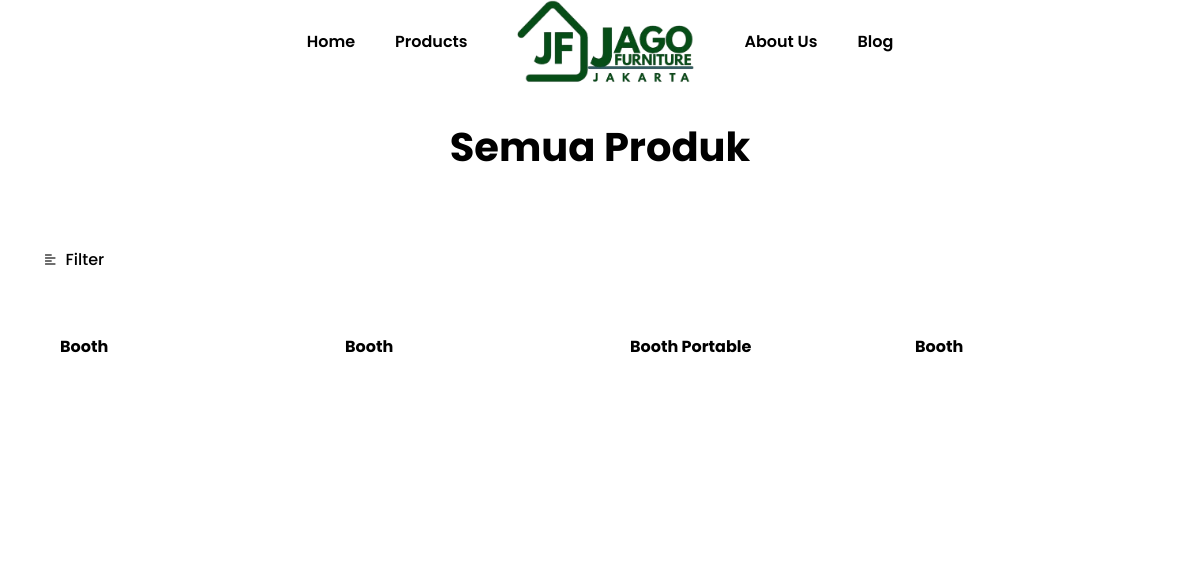
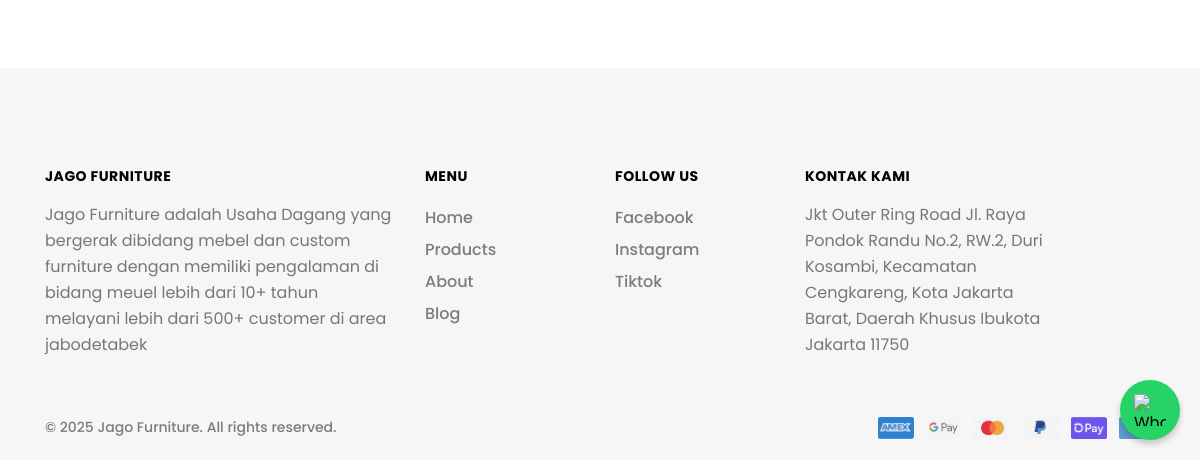
/product, run on an earlier commit of the app's database (2 pictures, top to bottom).
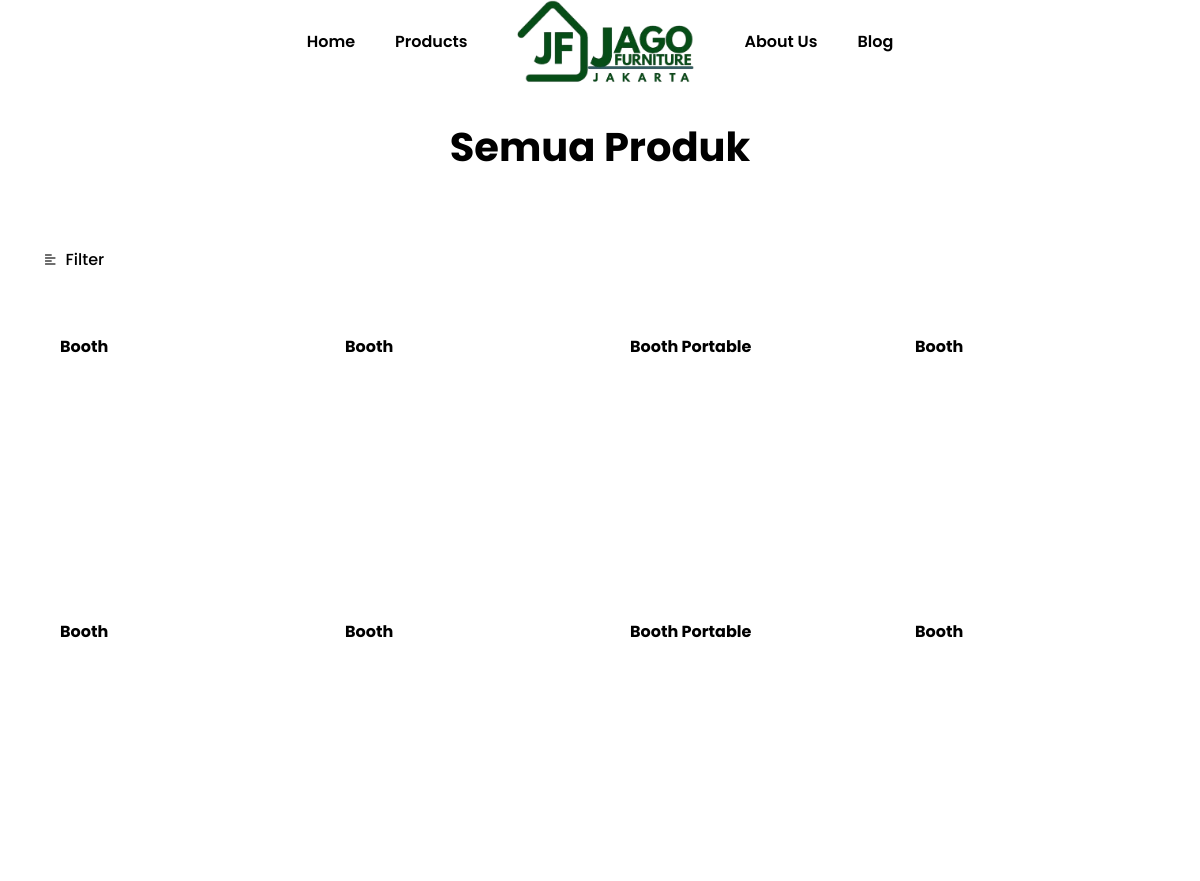
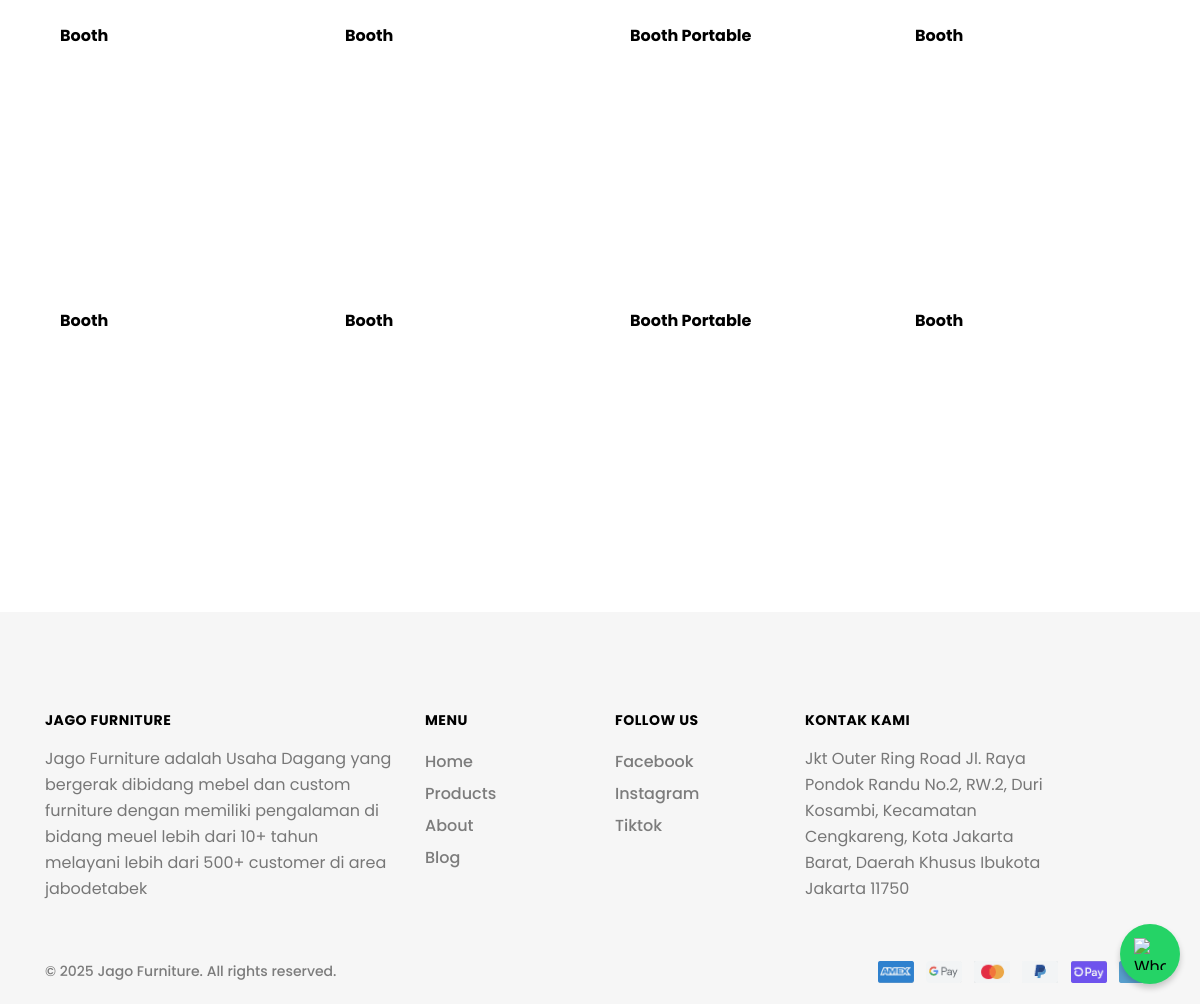
And on a later commit of the database (2 pictures, top to bottom).
### tables this page shows
CREATE TABLE `tb_product` (
  `product_id` int(11) NOT NULL,
  `product_category_id` int(11) NOT NULL,
  `product_category_name` text NOT NULL,
  `product_images` text NOT NULL,
  `product_favorite` varchar(100) NOT NULL DEFAULT 'no'
);

### application/modules/home/controllers/Home.php (called while the page is built, shortened)
<?php
class Home extends MX_Controller
{
	public function __construct()
	{
		$this->load->model('General_model');
	}
	public function product()
	{
		$slug 									= $link = $this->uri->segment(1);
		$get_header 						= $this->General_model->get_ones("tb_header", "slug = '$slug'");
		$data['slug'] 					= $slug;
		$data['tittle'] 				= $get_header->header_tittle;
		$data['description'] 		= $get_header->header_description;
		$data['keywords'] 			= $get_header->header_keywords;
		$data['product'] 				= $this->General_model->get("tb_product");
    $this->load->view('template/header', $data);
    $this->load->view('page/product', $data);
    $this->load->view('template/footer', $data);
	}
}

### index.php (called while the page is built, shortened)
<?php
require_once BASEPATH.'core/CodeIgniter.php';

### application/third_party/MX/Controller.php (called while the page is built, shortened)
<?php (defined('BASEPATH')) OR exit('No direct script access allowed');
class MX_Controller
{
	public function __get($class)
	{
		return CI::$APP->$class;
	}
}

### application/models/General_model.php (called while the page is built, shortened)
<?php
class General_model extends CI_Model
{
    public function get($table)
    {
        $this->db->select('*');
        $this->db->from($table);
        return $this->db->get()->result_array();
    }
    public function get_ones($table, $where)
    {
        $this->db->select('*');
        $this->db->from($table);
        $this->db->where($where);
        return $this->db->get()->row();
    }
}

### application/modules/home/views/page/product.php (the view)
<main id="content">
	<br><br>
	<section class="py-10">
	  <div class="container">
	    <h1 class="fs-40 mb-1 text-capitalize text-center">Semua Produk</h1>
	  </div>
	</section>
	<section>
	  <div class="container container-xxl">
	    <div class="d-flex mb-7">
	      <div class="d-flex align-items-center text-primary font-weight-500" data-canvas="true"
	           data-canvas-options='{"container":".filter-canvas"}'>
	        <button type="button" class="border-0 pl-0 pr-2 fs-12 bg-transparent">
	          <i class="far fa-align-left"></i>
	        </button>
	        Filter
	      </div>
	    </div>
	    <div class="row mb-7 overflow-hidden">
	    	<?php foreach ($product as $row_product): ?>
	      <div class="col-sm-6 col-lg-3 mb-6" data-animate="fadeInUp">
	        <div class="card border-0 hover-change-content product">
	          <div style="background-image: url('assets/images/product/<?php echo $row_product['product_images']; ?>')" class="card-img ratio bg-img-cover-center ratio-1-1"></div>
	        </div>
	        <div class="card-img-overlay d-flex py-4 py-sm-5 pl-6 pr-4">
            <div class="d-flex flex-column">
              <a href="#" class="font-weight-bold mb-1 d-block lh-12"><?php echo $row_product['product_category_name']?></a>
            </div>
          </div>
	      </div>
	      <?php endforeach; ?>
	    </div>
	  </div>
	</section>
</main>

### application/third_party/MX/Loader.php (shortened to what this page needs)
<?php (defined('BASEPATH')) OR exit('No direct script access allowed');
class MX_Loader extends CI_Loader
{
	protected $_module;
	public $_ci_cached_vars = array();
	public function initialize($controller = NULL)
	{
		$this->_module = CI::$APP->router->fetch_module();
	}
	public function view($view, $vars = array(), $return = FALSE)
	{
		list($path, $_view) = Modules::find($view, $this->_module, 'views/');
		if ($path != FALSE)
		{
			$this->_ci_view_paths = array($path => TRUE) + $this->_ci_view_paths;
			$view = $_view;
		}
		return $this->_ci_load(array('_ci_view' => $view, '_ci_vars' => $this->_ci_object_to_array($vars), '_ci_return' => $return));
	}
	public function _ci_load($_ci_data)
	{
		extract($_ci_data);
		if (isset($_ci_view))
		{
			$_ci_path = '';
			$_ci_file = (pathinfo($_ci_view, PATHINFO_EXTENSION)) ? $_ci_view : $_ci_view.EXT;
			foreach ($this->_ci_view_paths as $path => $cascade)
			{
				if (file_exists($view = $path.$_ci_file))
				{
					$_ci_path = $view;
					break;
				}
			}
		}
		elseif (isset($_ci_path))
		{
			$_ci_file = basename($_ci_path);
			if( ! file_exists($_ci_path)) $_ci_path = '';
		}
		if (isset($_ci_vars))
			$this->_ci_cached_vars = array_merge($this->_ci_cached_vars, (array) $_ci_vars);
		extract($this->_ci_cached_vars);
		if ((bool) @ini_get('short_open_tag') === FALSE && CI::$APP->config->item('rewrite_short_tags') == TRUE)
		{
			echo eval('?>'.preg_replace("/;*\s*\?>/", "; ?>", str_replace('<?=', '<?php echo ', file_get_contents($_ci_path))));
		}
		else
		{
			include($_ci_path);
		}
	}
	protected function _ci_object_to_array($object) {
	    return is_object($object) ? get_object_vars($object) : $object;
	}
}

### application/modules/home/views/template/header.php (shortened to what this page needs)
<!doctype html>
<html lang="en">
<head>
  <link rel="stylesheet" href="assets/vendors/fontawesome-pro-5/css/all.css">
  <link rel="stylesheet" href="assets/vendors/bootstrap-select/css/bootstrap-select.min.css">
  <link rel="stylesheet" href="assets/vendors/slick/slick.min.css">
  <link rel="stylesheet" href="assets/vendors/magnific-popup/magnific-popup.min.css">
  <link rel="stylesheet" href="assets/vendors/jquery-ui/jquery-ui.min.css">
  <link rel="stylesheet" href="assets/vendors/animate.css">
  <link rel="stylesheet" href="assets/vendors/mapbox-gl/mapbox-gl.min.css">
  <link rel="stylesheet" href="assets/css/themes.css">
</head>
<body>
  <header class="main-header navbar-light header-sticky header-sticky-smart position-absolute fixed-top">
    <div class="sticky-area">
      <div class="container container-xxl">
        <nav class="navbar navbar-expand-xl px-0 py-2 py-xl-0 d-block">
          <div class="d-none d-xl-block">
            <div class="row align-items-center">
              <div class="col-xl-8 mx-auto position-static">
                <div class="d-flex mt-3 mt-xl-0 align-items-center w-100 justify-content-center">
                  <ul class="navbar-nav hover-menu main-menu px-0 mx-xl-n4">
                    <li aria-expanded="false" class="py-2 py-xl-5 px-0 px-xl-4">
                      <a class="nav-link p-0" href="<?php echo base_url(); ?>">
                        Home
                      </a>
                    </li>
                    <li aria-expanded="false" class="py-2 py-xl-5 px-0 px-xl-4">
                      <a class="nav-link p-0" href="<?php echo base_url('product'); ?>">
                        Products
                      </a>
                    </li>
                  </ul>
                  <a class="navbar-brand mx-8 mr-0 d-inline-block py-0" href="<?php echo base_url(); ?>">
                    <img src="assets/images/logo.png" alt="Furnitor">
                  </a>
                  <ul class="navbar-nav hover-menu main-menu px-0 mx-xl-n4">
                    <li aria-expanded="false" class="py-2 py-xl-5 px-0 px-xl-4">
                      <a class="nav-link p-0" href="<?php echo base_url('aboutus'); ?>">
                        About Us
                      </a>
                    </li>
                    <li aria-expanded="false" class="py-2 py-xl-5 px-0 px-xl-4">
                      <a class="nav-link p-0" href="<?php echo base_url('blog'); ?>">
                        Blog
                      </a>
                    </li>
                  </ul>
                </div>
              </div>
            </div>
          </div>
        </nav>
      </div>
    </div>
  </header>

### application/modules/home/views/template/footer.php (shortened to what this page needs)
<footer class="pt-13 pb-4 footer bg-color-2">
    <div class="container container-xxl">
      <div class="row">
        <div class="col-md-8 col-lg-4 mb-6 mb-lg-0">
          <h3 class="fs-14 mb-3 text-uppercase letter-spacing-05">JAGO FURNITURE</h3>
          <p>Jago Furniture adalah Usaha Dagang yang bergerak dibidang mebel dan custom furniture dengan memiliki
            pengalaman di bidang meuel lebih dari 10+ tahun melayani lebih dari 500+ customer di area jabodetabek</p>
        </div>
        <div class="col-md-4 col-lg-2 mb-6 mb-lg-0">
          <h3 class="fs-14 mb-3 text-uppercase letter-spacing-05">Menu</h3>
          <ul class="list-unstyled mb-0">
            <li class="py-0"><a href="index.html" class="text-gray hover-primary lh-2 font-weight-500">Home</a> </li>
            <li class="py-0"><a href="product.html" class="text-gray hover-primary lh-2 font-weight-500">Products</a>
            </li>
            <li class="py-0"><a href="about-us.html" class="text-gray hover-primary lh-2 font-weight-500">About</a>
            </li>
            <li class="py-0"><a href="blog.html" class="text-gray hover-primary lh-2 font-weight-500">Blog</a> </li>
          </ul>
        </div>
        <div class="col-md-4 col-lg-2 mb-6 mb-lg-0">
          <h3 class="fs-14 mb-3 text-uppercase letter-spacing-05">follow us</h3>
          <ul class="list-unstyled mb-0">
            <li class="py-0"><a href="#" class="text-gray hover-primary lh-2 font-weight-500">Facebook</a> </li>
            <li class="py-0"><a href="#" class="text-gray hover-primary lh-2 font-weight-500">Instagram</a> </li>
            <li class="py-0"><a href="#" class="text-gray hover-primary lh-2 font-weight-500">Tiktok</a> </li>
          </ul>
        </div>
        <div class="col-md-6 col-lg-3 mb-6 mb-lg-0">
          <h3 class="fs-14 mb-3 text-uppercase letter-spacing-05">Kontak Kami</h3>
          <p>Jkt Outer Ring Road Jl. Raya Pondok Randu No.2, RW.2, Duri Kosambi, Kecamatan Cengkareng, Kota Jakarta
            Barat, Daerah Khusus Ibukota Jakarta 11750</p>
        </div>
      </div>
      <div class="mt-2 mt-md-7 row align-items-center">
        <p class="col-md-auto mb-4 mb-md-0 text-gray lh-1 fs-14 font-weight-500">
          © 2025 Jago Furniture. All rights reserved.
        </p>
        <ul class="list-inline mb-0 col-md-6 ml-auto text-md-right">
          <li class="list-inline-item">
            <a href="#"><img src="assets/images/card_01.png" alt="Amex"></a>
          </li>
          <li class="list-inline-item">
            <a href="#"><img src="assets/images/card_02.png" alt="G-Pay"></a>
          </li>
          <li class="list-inline-item">
            <a href="#"><img src="assets/images/card_03.png" alt="Master Card"></a>
          </li>
          <li class="list-inline-item">
            <a href="#"><img src="assets/images/card_04.png" alt="Paypal"></a>
          </li>
          <li class="list-inline-item">
            <a href="#"><img src="assets/images/card_05.png" alt="D-Pay"></a>
          </li>
          <li class="list-inline-item">
            <a href="#"><img src="assets/images/card_06.png" alt="V-Card"></a>
          </li>
        </ul>
      </div>
    </div>
  </footer>
  <div class="position-fixed pos-fixed-bottom-right p-6 z-index-10">
  </div>
  <a href="https://wa.me/6287776304443" target="_blank" class="wa-float">
    <img src="https://upload.wikimedia.org/wikipedia/commons/6/6b/WhatsApp.svg" alt="WhatsApp" />
  </a>
</body>
</html>

### application/modules/home/views/template/footer.php (style rules this page uses)
.wa-float { position: fixed; bottom: 20px; right: 20px; width: 60px; height: 60px; background-color: #25D366; border-radius: 50%; box-shadow: 0 4px 6px rgba(0, 0, 0, 0.2); display: flex; justify-content: center; align-items: center; z-index: 9999; transition: transform 0.2s ease-in-out; }
.wa-float img { width: 32px; height: 32px; }

What changed in the data, as far as the page shows it:
added tb_product: product_category_name "Booth"
added tb_product: product_category_name "Booth"
added tb_product: product_category_name "Booth Portable"
added tb_product: product_category_name "Booth"
added tb_product: product_category_name "Booth"
added tb_product: product_category_name "Booth"
added tb_product: product_category_name "Booth Portable"
added tb_product: product_category_name "Booth"
added tb_product: product_category_name "Booth"
added tb_product: product_category_name "Booth"
added tb_product: product_category_name "Booth Portable"
added tb_product: product_category_name "Booth"
